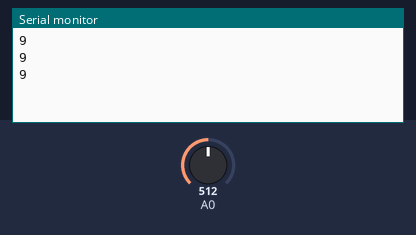
Simulated run of this sketch. Board: Arduino Uno, built with avr-gcc and run on an emulated ATmega328P. Parts: the last lines printed to the serial monitor. Inputs (shaded band) come from the test bench; at power-on: A0 = 512.

Above: at 1.3 s.
1.4 s: A0 set to 716
At 1.9 s:
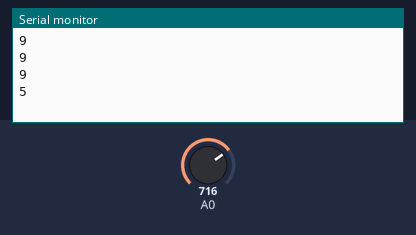
2.9 s: A0 set to 900
At 3.4 s:
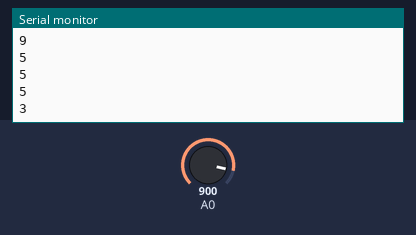
Timing chart, 0 to 5.9 s (numbered marks = the images above; inputs shaded):
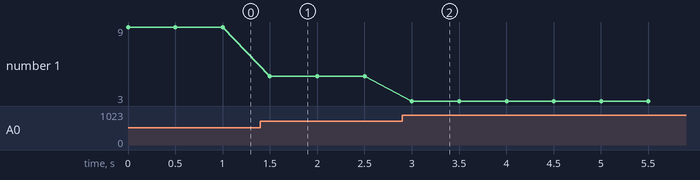

Measured:
- after the input at 1.4 s, the serial monitor: prints a new line after 0.10 s (image 1)
- after the input at 2.9 s, the serial monitor: prints a new line after 0.10 s (image 2)
- plotted number 1: 9 → 5 after the input at 1.4 s, 5 → 3 after the input at 2.9 s

The sketch:

sketch.ino
```cpp
void setup() {
	Serial.begin(9600);
}

void loop() {
	int value = analogRead(0);
	int distance = (6787/(value-3))-4;
  Serial.println(distance);
	delay(500);
}
```
